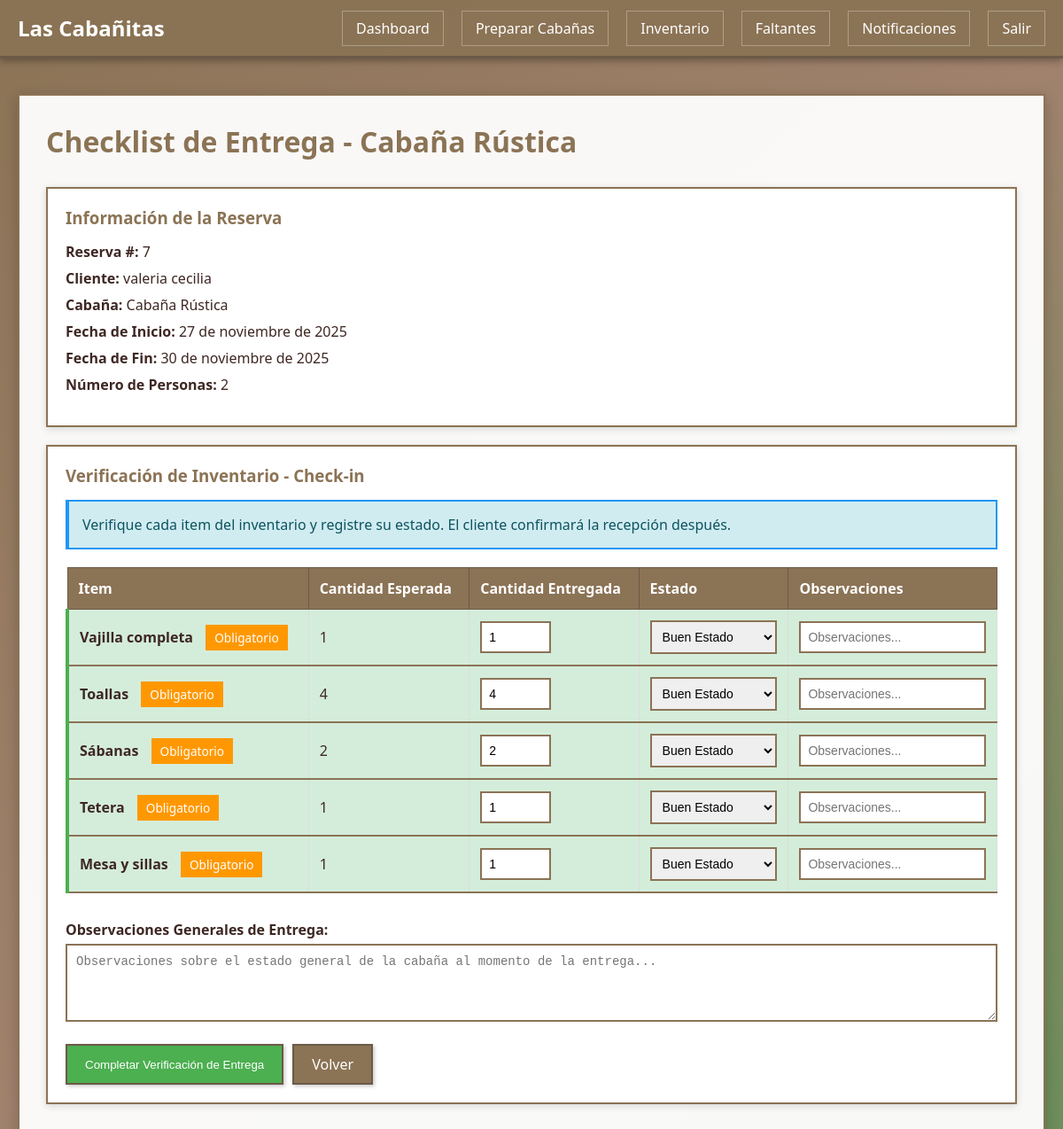
Page /encargado/checklist-entrega/7/ (signed in) on the committed database.
### gestion/models.py (models this page shows, shortened)
class Reserva(models.Model):
    ESTADOS = [
        ('pendiente', 'Pendiente'),
        ('confirmada', 'Confirmada'),
        ('cancelada', 'Cancelada'),
        ('completada', 'Completada'),
    ]
    idReserva = models.AutoField(primary_key=True)
    cliente = models.ForeignKey(Cliente, on_delete=models.CASCADE, related_name='reservas')
    cabaña = models.ForeignKey(Cabaña, on_delete=models.CASCADE, related_name='reservas')
    fechaInicio = models.DateField()
    fechaFin = models.DateField()
    numPersonas = models.IntegerField()
    estado = models.CharField(max_length=20, choices=ESTADOS, default='pendiente')
    montoCotizado = models.DecimalField(max_digits=10, decimal_places=2)
    comentarios = models.TextField(blank=True)
    fechaCreacion = models.DateTimeField(auto_now_add=True)
    confirmacion_cliente = models.BooleanField(default=False, verbose_name='Confirmación Cliente')
    fecha_confirmacion = models.DateTimeField(null=True, blank=True, verbose_name='Fecha Confirmación')
    class Meta:
        db_table = 'reserva'
        verbose_name = "Reserva"
        verbose_name_plural = "Reservas"
        ordering = ['-fechaCreacion']

class Cabaña(models.Model):
    ESTADOS = [
        ('lista', 'Lista'),
        ('en_preparacion', 'En Preparación'),
        ('pendiente', 'Pendiente'),
        ('mantenimiento', 'En Mantenimiento'),
        ('disponible', 'Disponible'),  # Mantener para compatibilidad
        ('ocupada', 'Ocupada'),
        ('reservada', 'Reservada'),
    ]
    idCabaña = models.AutoField(primary_key=True)
    nombre = models.CharField(max_length=100)
    capacidad = models.IntegerField()
    estado = models.CharField(max_length=20, choices=ESTADOS, default='disponible')
    precioNoche = models.DecimalField(max_digits=10, decimal_places=2)
    class Meta:
        db_table = 'cabana'
        verbose_name = "Cabaña"
        verbose_name_plural = "Cabañas"

class Cliente(models.Model):
    idCliente = models.AutoField(primary_key=True)
    nombre = models.CharField(max_length=200)
    telefono = models.CharField(max_length=20)
    email = models.EmailField()
    direccion = models.TextField()
    tipoCliente = models.CharField(max_length=50, default='Regular')
    usuario = models.OneToOneField(User, on_delete=models.CASCADE, null=True, blank=True, related_name='cliente')
    class Meta:
        db_table = 'cliente'
        verbose_name = "Cliente"
        verbose_name_plural = "Clientes"

class ItemVerificacion(models.Model):
    ESTADOS = [
        ('bueno', 'Buen Estado'),
        ('regular', 'Estado Regular'),
        ('danado', 'Dañado'),
        ('faltante', 'Faltante'),
    ]
    idItemVerificacion = models.AutoField(primary_key=True)
    entrega = models.ForeignKey(EntregaCabaña, on_delete=models.CASCADE, related_name='items_verificacion')
    item = models.ForeignKey(ChecklistInventario, on_delete=models.CASCADE, related_name='verificaciones')
    cantidad_entregada = models.IntegerField(default=0, verbose_name='Cantidad Entregada')
    cantidad_devuelta = models.IntegerField(default=0, verbose_name='Cantidad Devuelta')
    estado_entregado = models.CharField(max_length=20, choices=ESTADOS, default='bueno', verbose_name='Estado Entregado')
    estado_devuelto = models.CharField(max_length=20, choices=ESTADOS, default='bueno', verbose_name='Estado Devuelto')
    requiere_reposicion = models.BooleanField(default=False, verbose_name='Requiere Reposición')
    cargo_aplicado = models.DecimalField(max_digits=10, decimal_places=2, default=0.00, verbose_name='Cargo Aplicado')
    observaciones = models.TextField(blank=True, verbose_name='Observaciones')
    class Meta:
        db_table = 'item_verificacion'
        verbose_name = "Item de Verificación"
        verbose_name_plural = "Items de Verificación"
        ordering = ['entrega', 'item__orden', 'item__categoria']

class ChecklistInventario(models.Model):
    CATEGORIAS = [
        ('cocina', 'Cocina'),
        ('baño', 'Baño'),
        ('dormitorio', 'Dormitorio'),
        ('sala', 'Sala'),
        ('exterior', 'Exterior'),
        ('otros', 'Otros'),
    ]
    idChecklist = models.AutoField(primary_key=True)
    cabaña = models.ForeignKey(Cabaña, on_delete=models.CASCADE, related_name='checklist_inventario')
    nombre_item = models.CharField(max_length=100, verbose_name='Nombre del Item')
    categoria = models.CharField(max_length=50, choices=CATEGORIAS, default='otros', verbose_name='Categoría')
    cantidad_esperada = models.IntegerField(default=1, verbose_name='Cantidad Esperada')
    es_obligatorio = models.BooleanField(default=True, verbose_name='Es Obligatorio')
    precio_reposicion = models.DecimalField(max_digits=10, decimal_places=2, default=0.00, verbose_name='Precio Reposición')
    orden = models.IntegerField(default=0, verbose_name='Orden')
    class Meta:
        db_table = 'checklist_inventario'
        verbose_name = "Item de Checklist"
        verbose_name_plural = "Checklist de Inventario"
        ordering = ['cabaña', 'orden', 'categoria', 'nombre_item']

### gestion/views.py (the view, shortened to what this page needs)
# urls.py: path('encargado/checklist-entrega/<int:reserva_id>/', views.checklist_entrega_encargado, name='checklist_entrega_encargado'),
@encargado_required
def checklist_entrega_encargado(request, reserva_id):
    reserva = get_object_or_404(Reserva, idReserva=reserva_id)
    items_checklist_base = ChecklistInventario.objects.filter(cabaña=reserva.cabaña)
    entrega = generar_checklist_desde_reserva(reserva)
    items_verificacion = ItemVerificacion.objects.filter(entrega=entrega).order_by('item__orden', 'item__categoria', 'item__nombre_item')
    return render(request, 'encargado/checklist_entrega.html', {
        'reserva': reserva,
        'entrega': entrega,
        'items_verificacion': items_verificacion
    })

### gestion/views.py (called while the page is built, shortened)
def generar_checklist_desde_reserva(reserva):
    entrega, created = EntregaCabaña.objects.get_or_create(reserva=reserva)
    return entrega

### gestion/templates/encargado/checklist_entrega.html (shortened to what this page needs)
{% extends 'base.html' %}
{% block content %}
<h1 class="page-title">Checklist de Entrega - {{ reserva.cabaña.nombre }}</h1>
<div class="card">
    <h3>Información de la Reserva</h3>
    <div class="info-group">
        <p><strong>Reserva #:</strong> {{ reserva.idReserva }}</p>
        <p><strong>Cliente:</strong> {{ reserva.cliente.nombre }}</p>
        <p><strong>Cabaña:</strong> {{ reserva.cabaña.nombre }}</p>
        <p><strong>Fecha de Inicio:</strong> {{ reserva.fechaInicio }}</p>
        <p><strong>Fecha de Fin:</strong> {{ reserva.fechaFin }}</p>
        <p><strong>Número de Personas:</strong> {{ reserva.numPersonas }}</p>
    </div>
</div>
<div class="card">
    <h3>Verificación de Inventario - Check-in</h3>
    <p class="alert alert-info">Verifique cada item del inventario y registre su estado. El cliente confirmará la recepción después.</p>
    <form method="post">
        {% if items_verificacion %}
        <table>
            <thead>
                <tr>
                    <th>Item</th>
                    <th>Cantidad Esperada</th>
                    <th>Cantidad Entregada</th>
                    <th>Estado</th>
                    <th>Observaciones</th>
                </tr>
            </thead>
            <tbody>
                {% for item_ver in items_verificacion %}
                <tr class="item-{{ item_ver.estado_entregado }}">
                    <td>
                        <strong>{{ item_ver.item.nombre_item }}</strong>
                        {% if item_ver.item.es_obligatorio %}
                        <span class="badge badge-warning">Obligatorio</span>
                        {% endif %}
                    </td>
                    <td>{{ item_ver.item.cantidad_esperada }}</td>
                    <td>
                        <input type="number"
                               name="cantidad_{{ item_ver.idItemVerificacion }}"
                               value="{{ item_ver.cantidad_entregada }}"
                               min="0"
                               max="{{ item_ver.item.cantidad_esperada }}"
                               class="form-control"
                               style="width: 80px;"
                               required>
                    </td>
                    <td>
                        <select name="estado_{{ item_ver.idItemVerificacion }}" class="form-control">
                            <option value="bueno" {% if item_ver.estado_entregado == 'bueno' %}selected{% endif %}>Buen Estado</option>
                        </select>
                    </td>
                    <td>
                        <input type="text"
                               name="obs_{{ item_ver.idItemVerificacion }}"
                               value="{{ item_ver.observaciones }}"
                               placeholder="Observaciones..."
                               class="form-control">
                    </td>
                </tr>
                {% endfor %}
            </tbody>
        </table>
        {% else %}
        <p class="alert alert-warning">No hay items registrados en el checklist para esta cabaña. Contacte al administrador.</p>
        {% endif %}
        <div class="form-group mt-30">
            <label for="observaciones_entrega"><strong>Observaciones Generales de Entrega:</strong></label>
            <textarea name="observaciones_entrega"
                      id="observaciones_entrega"
                      rows="4"
                      class="form-control"
                      placeholder="Observaciones sobre el estado general de la cabaña al momento de la entrega...">{{ entrega.observaciones_entrega }}</textarea>
        </div>
        <div class="form-actions mt-30">
            <button type="submit" class="btn btn-success">Completar Verificación de Entrega</button>
            <a href="{% url 'dashboard_encargado' %}" class="btn">Volver</a>
        </div>
    </form>
</div>
{% endblock %}

### gestion/templates/base.html (shortened to what this page needs)
<!DOCTYPE html>
<html lang="es">
<head>
    {% load static %}
    <link rel="stylesheet" href="{% static 'css/style.css' %}">
</head>
<body>
    <header>
        <nav>
            <div class="logo">Las Cabañitas</div>
            <ul class="nav-links">
                {% if user.is_authenticated %}
                    {% if user.is_staff %}
                        <li><a href="{% url 'dashboard_admin' %}">Dashboard</a></li>
                        <li><a href="{% url 'calendario_disponibilidad' %}">Calendario</a></li>
                        <li><a href="{% url 'gestion_reservas' %}">Reservas</a></li>
                        <li><a href="{% url 'gestion_cabañas' %}">Cabañas</a></li>
                        <li><a href="{% url 'gestion_clientes' %}">Clientes</a></li>
                        <li><a href="{% url 'registro_pagos' %}">Pagos</a></li>
                        <li><a href="{% url 'atender_reportes_faltantes' %}">Reportes Faltantes</a></li>
                        <li><a href="{% url 'panel_notificaciones' %}">Notificaciones</a></li>
                        <li><a href="/admin/">Admin Django</a></li>
                    {% elif user.groups.all %}
                        {% for group in user.groups.all %}
                            {% if group.name == 'Encargados' %}
                                <li><a href="{% url 'dashboard_encargado' %}">Dashboard</a></li>
                                <li><a href="{% url 'preparar_cabañas' %}">Preparar Cabañas</a></li>
                                <li><a href="{% url 'inventario_cabañas' %}">Inventario</a></li>
                                <li><a href="{% url 'reporte_faltantes' %}">Faltantes</a></li>
                                <li><a href="{% url 'notificaciones_encargado' %}">Notificaciones</a></li>
                            {% endif %}
                        {% endfor %}
                    {% endif %}
                    <li><a href="{% url 'logout' %}">Salir</a></li>
                {% else %}
                    <li><a href="{% url 'login' %}">Iniciar Sesión</a></li>
                    <li><a href="{% url 'registro_cliente' %}">Registrarse</a></li>
                {% endif %}
            </ul>
        </nav>
    </header>
    <div class="container">
        <div class="content">
            {% block content %}{% endblock %}
        </div>
    </div>
</body>
</html>

### gestion/static/css/style.css (style rules this page uses)
* { margin: 0; padding: 0; box-sizing: border-box; }
body { font-family: 'Segoe UI', Tahoma, Geneva, Verdana, sans-serif; background: linear-gradient(135deg, #8B7355 0%, #A0826D 50%, #6B8E5A 100%); min-height: 100vh; color: #3E2723; }
.container { max-width: 1200px; margin: 0 auto; padding: 20px; }
header { background: rgba(139, 115, 85, 0.95); padding: 15px 0; box-shadow: 0 3px 8px rgba(0,0,0,0.3); margin-bottom: 20px; border-bottom: 3px solid #6B5A47; }
nav { display: flex; justify-content: space-between; align-items: center; max-width: 1200px; margin: 0 auto; padding: 0 20px; }
.logo { font-size: 24px; font-weight: bold; color: #FFF; }
.nav-links { display: flex; gap: 20px; list-style: none; }
.nav-links a { color: #FFF; text-decoration: none; padding: 8px 15px; border-radius: 0; transition: background 0.3s; border: 1px solid rgba(255,255,255,0.3); }
.content { background: rgba(255, 255, 255, 0.95); border-radius: 0; padding: 30px; box-shadow: 0 4px 15px rgba(0,0,0,0.2); min-height: 500px; border: 2px solid #8B7355; }
.btn { display: inline-block; padding: 10px 20px; background: #8B7355; color: white; text-decoration: none; border-radius: 0; border: 2px solid #6B5A47; cursor: pointer; transition: all 0.3s; box-shadow: 2px 2px 4px rgba(0,0,0,0.2); }
.btn-success { background: #4CAF50; }
table { width: 100%; border-collapse: collapse; margin-top: 20px; }
table th, table td { padding: 12px; text-align: left; border-bottom: 2px solid #8B7355; border-right: 1px solid #ddd; }
table th { background: #8B7355; color: white; border: 1px solid #6B5A47; }
.form-group { margin-bottom: 20px; }
.form-group label { display: block; margin-bottom: 5px; font-weight: bold; }
.form-group input, .form-group select, .form-group textarea { width: 100%; padding: 10px; border: 2px solid #8B7355; border-radius: 0; font-size: 14px; }
.form-group textarea { resize: vertical; }
.card { background: white; border-radius: 0; padding: 20px; margin-bottom: 20px; box-shadow: 0 2px 8px rgba(0,0,0,0.15); border: 2px solid #8B7355; }
.card h3 { margin-bottom: 15px; color: #8B7355; }
.content h1 { color: #8B7355; margin-bottom: 30px; }
.content h3 { color: #8B7355; }
.page-title { color: #8B7355; margin-bottom: 30px; }
.mt-30 { margin-top: 30px; }
.item-bueno { background: #d4edda; border-left: 4px solid #4CAF50; padding: 10px; margin: 5px 0; }
.badge { padding: 5px 10px; border-radius: 0; font-size: 0.85em; display: inline-block; margin-left: 10px; }
.badge-warning { background: #FF9800; color: white; }
.info-group { margin: 15px 0; }
.info-group p { margin: 8px 0; }
.alert { padding: 15px; margin: 15px 0; border: 2px solid; border-left: 4px solid; }
.alert-info { background: #d1ecf1; border-color: #2196F3; color: #0c5460; }
.form-actions { margin-top: 20px; display: flex; gap: 10px; flex-wrap: wrap; }
.form-control { width: 100%; padding: 8px; border: 2px solid #8B7355; font-size: 14px; }

### rows in the picture
Reserva: cabaña.nombre "Cabaña Rústica", idReserva "7", cliente.nombre "valeria cecilia", fechaInicio "27 de noviembre de 2025", fechaFin "30 de noviembre de 2025", numPersonas "2"
ItemVerificacion: item.nombre_item "Vajilla completa", shows "Obligatorio", item.cantidad_esperada "1", cantidad_entregada "1", estado_entregado+idItemVerificacion "Buen Estado"
ItemVerificacion: item.nombre_item "Toallas", shows "Obligatorio", item.cantidad_esperada "4", cantidad_entregada "4", estado_entregado+idItemVerificacion "Buen Estado"
ItemVerificacion: item.nombre_item "Sábanas", shows "Obligatorio", item.cantidad_esperada "2", cantidad_entregada "2", estado_entregado+idItemVerificacion "Buen Estado"
ItemVerificacion: item.nombre_item "Tetera", shows "Obligatorio", item.cantidad_esperada "1", cantidad_entregada "1", estado_entregado+idItemVerificacion "Buen Estado"
ItemVerificacion: item.nombre_item "Mesa y sillas", shows "Obligatorio", item.cantidad_esperada "1", cantidad_entregada "1", estado_entregado+idItemVerificacion "Buen Estado"
